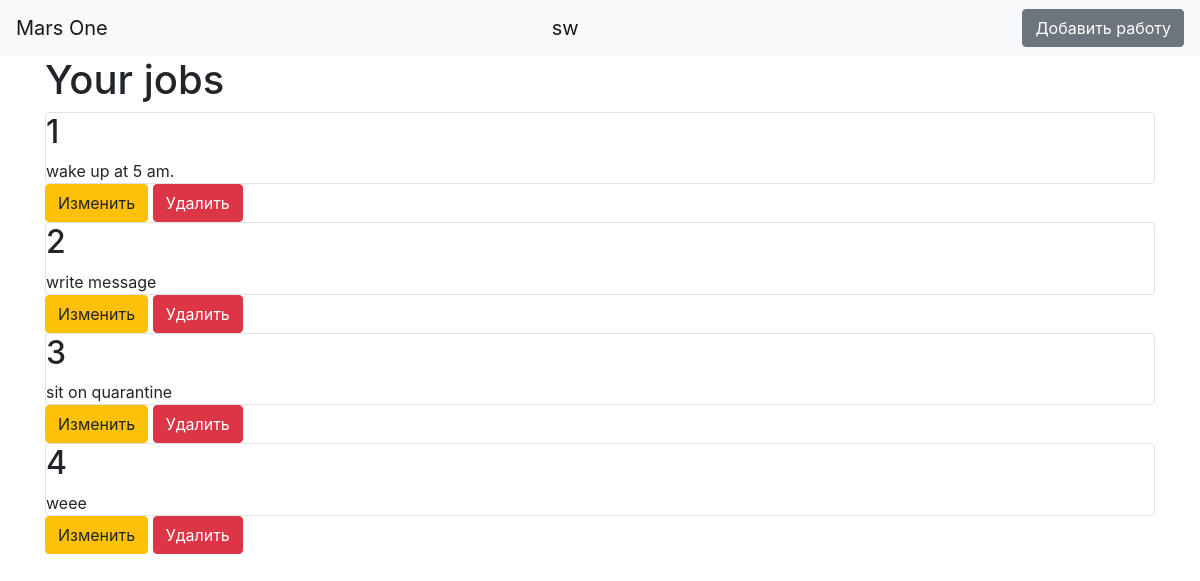
The page / (signed in) on the database its author committed.
### data/users.py (models this page shows, shortened)
class User(SqlAlchemyBase, UserMixin):
    __tablename__ = 'users'
    id = sqlalchemy.Column(sqlalchemy.Integer,
                           primary_key=True, autoincrement=True)
    surname = sqlalchemy.Column(sqlalchemy.String, nullable=True)
    name = sqlalchemy.Column(sqlalchemy.String, nullable=True)
    age = sqlalchemy.Column(sqlalchemy.Integer, nullable=True)
    about = sqlalchemy.Column(sqlalchemy.String, nullable=True)
    position = sqlalchemy.Column(sqlalchemy.String, nullable=True)
    speciality = sqlalchemy.Column(sqlalchemy.String, nullable=True)
    address = sqlalchemy.Column(sqlalchemy.String, nullable=True)
    email = sqlalchemy.Column(sqlalchemy.String,
                              index=True, unique=True, nullable=True)
    hashed_password = sqlalchemy.Column(sqlalchemy.String, nullable=True)
    modified_date = sqlalchemy.Column(sqlalchemy.DateTime,
                                      default=datetime.datetime.now)
    job = orm.relation("Jobs", back_populates='user')

### data/jobs.py (models this page shows)
class Jobs(SqlAlchemyBase):
    __tablename__ = 'jobs'
    id = sqlalchemy.Column(sqlalchemy.Integer,
                           primary_key=True, autoincrement=True)
    team_leader = sqlalchemy.Column(sqlalchemy.Integer, nullable=True)
    job = sqlalchemy.Column(sqlalchemy.String, nullable=True)
    work_size = sqlalchemy.Column(sqlalchemy.Integer, nullable=True)
    collaborators = sqlalchemy.Column(sqlalchemy.String, nullable=True)
    start_date = sqlalchemy.Column(sqlalchemy.DateTime,
                                   default=datetime.datetime.now)
    end_date = sqlalchemy.Column(sqlalchemy.DateTime,
                                 default=datetime.datetime.now)
    is_finished = sqlalchemy.Column(sqlalchemy.Boolean)
    team_leader = sqlalchemy.Column(sqlalchemy.Integer,
                                    sqlalchemy.ForeignKey("users.id"))
    user = orm.relation('User')

### serv.py (the view)
@app.route("/")
def index():
    session = db_session.create_session()
    jobs = session.query(Jobs)
    return render_template("index.html", news=jobs)

### data/db_session.py (called while the page is built)
def create_session() -> Session:
    global __factory
    return __factory()

### serv.py (called while the page is built)
@login_manager.user_loader
def load_user(user_id):
    session = db_session.create_session()
    return session.query(User).get(user_id)

### templates/index.html
{% extends "base.html" %}
{% block content %}
<h1>Your jobs</h1>
{% for item in news%}
<nav>
    {% if current_user.is_authenticated %}
    <div class="col-md6 border rounded">
    <h2>{{item.id}}</h2>
    <div>
        {{item.job}}
    </div>
    </div>
{% endif %}
    {% if current_user.is_authenticated and current_user == item.user or current_user.is_authenticated and current_user.id == 1 %}
    <div>
        <a href="/jobs/{{ item.id }}" class="btn btn-warning">Изменить</a>
        <a href="/jobs_delete/{{ item.id }}" class="btn btn-danger">Удалить</a>
    </div>
{% endif %}
</nav>
{% endfor %}
{% endblock %}

### templates/base.html (shortened to what this page needs)
<!doctype html>
<html lang="en">
<head>
    <link rel="stylesheet"
          href="https://stackpath.bootstrapcdn.com/bootstrap/4.4.1/css/bootstrap.min.css"
>
</head>
<body>
<header>
    <nav class="navbar navbar-light bg-light">
        <a class="navbar-brand" href="#">Mars One</a>
        {% if current_user.is_authenticated %}
        <a class="navbar-brand" href="/logout">{{ current_user.name }}</a>
        <a href="/add_job" class="btn btn-secondary">Добавить работу</a>
        {% else %}
        <p>
            <a class="btn btn-primary " href="/register">Зарегистрироваться</a>
            <a class="btn btn-success" href="/login">Войти</a>
        </p>
        {% endif %}
    </nav>
</header>
<main role="main" class="container">
    {% block content %}{% endblock %}
</main>
</body>
</html>

### rows shown on the page
User: name "sw"
Jobs: id "1", job "wake up at 5 am."
Jobs: id "2", job "write message"
Jobs: id "3", job "sit on quarantine"
Jobs: id "4", job "weee"
